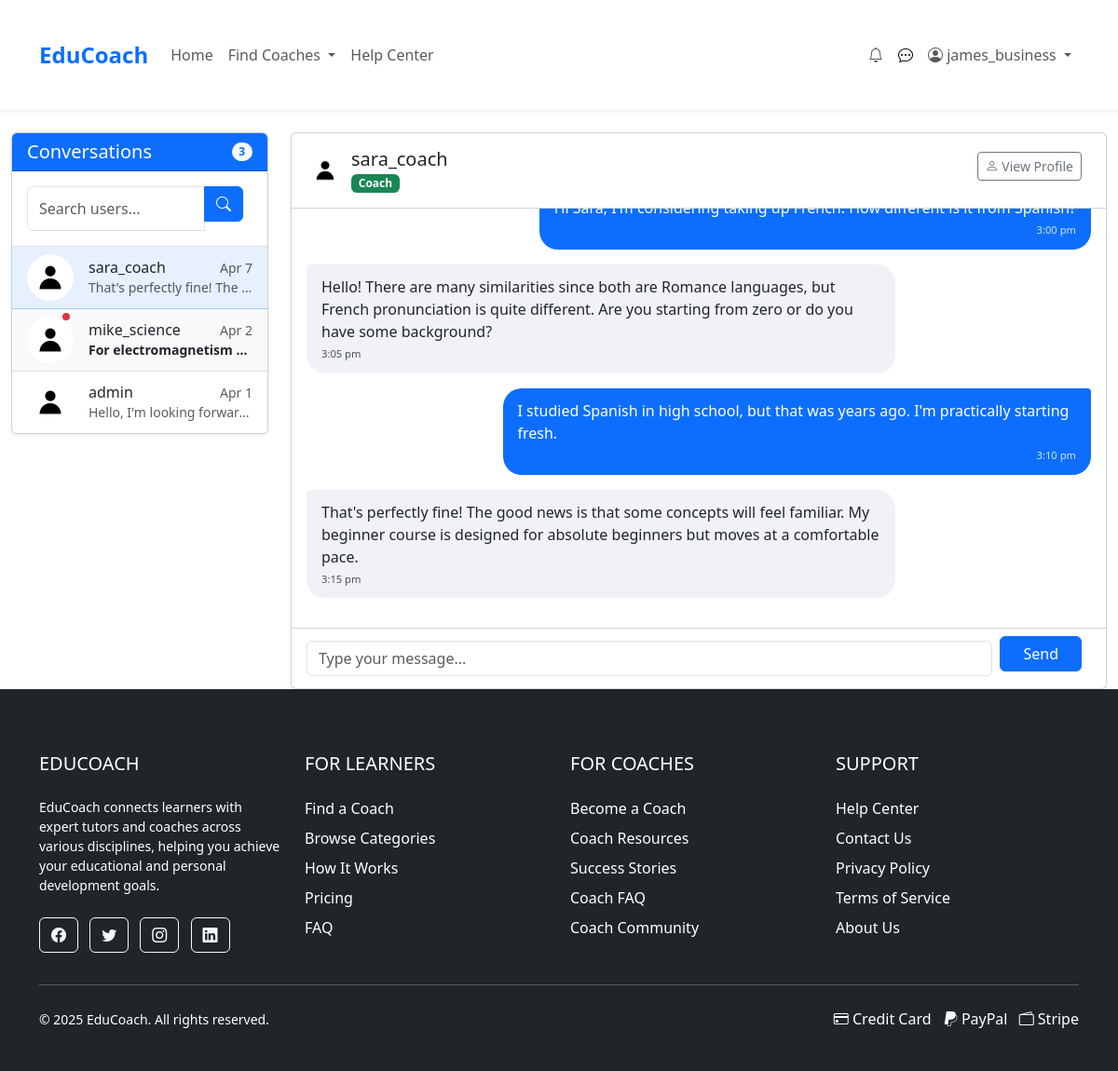
Screenshot of /pages/messages.php?user=3 (signed in) with the database file from the repository.
### tables this page shows
CREATE TABLE IF NOT EXISTS Coaches (
    coach_id INT PRIMARY KEY AUTO_INCREMENT,
    user_id INT,
    headline VARCHAR(255),  
    about_me TEXT,  
    experience VARCHAR(50),  
    hourly_rate DECIMAL(8,2),  
    video_url VARCHAR(255),  
    custom_category VARCHAR(100) NULL,  
    rating DECIMAL(3,2) DEFAULT 0,
    created_at TIMESTAMP DEFAULT CURRENT_TIMESTAMP
);

CREATE TABLE IF NOT EXISTS Users (
    user_id INT PRIMARY KEY AUTO_INCREMENT,
    username VARCHAR(50) NOT NULL,
    email VARCHAR(100) NOT NULL UNIQUE,
    password_hash VARCHAR(255) NOT NULL,
    user_type ENUM('regular', 'business', 'admin') DEFAULT 'regular',
    profile_image VARCHAR(255),
    bio TEXT,
    created_at TIMESTAMP DEFAULT CURRENT_TIMESTAMP,
    is_banned BOOLEAN DEFAULT FALSE,
    reset_token VARCHAR(64) DEFAULT NULL,
    reset_expires DATETIME DEFAULT NULL,
    last_login DATETIME DEFAULT NULL
);

CREATE TABLE IF NOT EXISTS Messages (
    message_id INT PRIMARY KEY AUTO_INCREMENT,
    sender_id INT,
    receiver_id INT,
    inquiry_id INT,
    content TEXT,
    created_at TIMESTAMP DEFAULT CURRENT_TIMESTAMP,
    is_read BOOLEAN DEFAULT FALSE,
    status ENUM('pending', 'approved', 'rejected') DEFAULT 'approved'
);

### includes/message_functions.php (called while the page is built, shortened)
<?php
function getUserConversations($pdo, $user_id) {
    try {
        $stmt = $pdo->prepare("
            SELECT DISTINCT
                CASE
                    WHEN m.sender_id = ? THEN m.receiver_id
                    ELSE m.sender_id
                END as other_user_id,
                u.username,
                u.profile_image,
                (SELECT COUNT(*) FROM Messages
                 WHERE receiver_id = ?
                 AND sender_id = other_user_id
                 AND is_read = 0
                 AND status = 'approved') as unread_count,
                (SELECT content FROM Messages
                 WHERE (sender_id = ? AND receiver_id = other_user_id)
                 OR (sender_id = other_user_id AND receiver_id = ?)
                 AND status = 'approved'
                 ORDER BY created_at DESC LIMIT 1) as last_message,
                (SELECT created_at FROM Messages
                 WHERE (sender_id = ? AND receiver_id = other_user_id)
                 OR (sender_id = other_user_id AND receiver_id = ?)
                 AND status = 'approved'
                 ORDER BY created_at DESC LIMIT 1) as last_message_time
            FROM Messages m
            JOIN Users u ON u.user_id =
                CASE
                    WHEN m.sender_id = ? THEN m.receiver_id
                    ELSE m.sender_id
                END
            WHERE (m.sender_id = ? OR m.receiver_id = ?)
            AND m.status = 'approved'
            ORDER BY last_message_time DESC
        ");
        $stmt->execute([
            $user_id, $user_id, $user_id, $user_id,
            $user_id, $user_id, $user_id, $user_id, $user_id
        ]);
        return $stmt->fetchAll(PDO::FETCH_ASSOC);
    } catch (PDOException $e) {
        error_log("Error getting user conversations: " . $e->getMessage());
        return [];
    }
}
function getConversationMessages($pdo, $user_id, $other_user_id) {
    try {
        $stmt = $pdo->prepare("
            SELECT m.*, u.username
            FROM Messages m
            JOIN Users u ON u.user_id = m.sender_id
            WHERE ((m.sender_id = ? AND m.receiver_id = ?)
            OR (m.sender_id = ? AND m.receiver_id = ?))
            AND m.status = 'approved'
            ORDER BY m.created_at ASC
        ");
        $stmt->execute([$user_id, $other_user_id, $other_user_id, $user_id]);
        return $stmt->fetchAll(PDO::FETCH_ASSOC);
    } catch (PDOException $e) {
        error_log("Error getting conversation messages: " . $e->getMessage());
        return [];
    }
}

### pages/messages.php (the view, shortened to what this page needs)
<?php
require __DIR__ . '/../includes/db_connection.php';
require __DIR__ . '/../includes/message_functions.php';
$user_id = $_SESSION['user_id'];
$selected_user_id = isset($_GET['user']) ? (int)$_GET['user'] : null;
$selected_user = null;
$messages = [];
try {
    $conversations = getUserConversations($pdo, $user_id);
    if ($selected_user_id) {
    $stmt = $pdo->prepare("
            SELECT u.user_id, u.username, u.profile_image, c.coach_id
            FROM Users u
            LEFT JOIN Coaches c ON u.user_id = c.user_id
            WHERE u.user_id = ?
        ");
        $stmt->execute([$selected_user_id]);
        $selected_user = $stmt->fetch(PDO::FETCH_ASSOC);
        if ($selected_user) {
            $messages = getConversationMessages($pdo, $user_id, $selected_user_id);
        }
    }
} catch (PDOException $e) {
    $error = 'Database error: ' . $e->getMessage();
}
include __DIR__ . '/../includes/header.php';
?>
<div class="container-fluid mt-4">
    <div class="row">
        <div class="col-md-4 col-lg-3 mb-4">
            <div class="card shadow-sm">
                <div class="card-header bg-primary text-white d-flex justify-content-between align-items-center">
                    <h5 class="mb-0">Conversations</h5>
                    <span class="badge bg-light text-primary rounded-pill"><?= count($conversations) ?></span>
                </div>
                <div class="p-3 border-bottom">
                    <form action="search_users.php" method="GET" class="mb-0">
                        <div class="input-group">
                            <input type="text" class="form-control" name="search" placeholder="Search users..." aria-label="Search users">
                            <button class="btn btn-primary" type="submit">
                                <i class="bi bi-search"></i>
                            </button>
                        </div>
                    </form>
                </div>
                <div class="overflow-auto" style="max-height: calc(100vh - 250px);">
                    <?php if (empty($conversations)): ?>
                        <div class="p-4 text-center text-muted">
                            <div class="mb-3">
                                <i class="bi bi-chat-square-text" style="font-size: 2rem;"></i>
                            </div>
                            <p>No conversations yet</p>
                            <a href="search_users.php" class="btn btn-sm btn-outline-primary">Find someone to message</a>
                        </div>
                    <?php else: ?>
                        <div class="list-group list-group-flush" id="messageList">
                        <?php foreach ($conversations as $conv): ?>
                                <a href="?user=<?= $conv['other_user_id'] ?>"
                                   class="list-group-item list-group-item-action <?= $selected_user_id == $conv['other_user_id'] ? 'active' : '' ?> <?= $conv['unread_count'] > 0 && $selected_user_id != $conv['other_user_id'] ? 'bg-light' : '' ?>">
                                    <div class="d-flex align-items-center">
                                        <div class="flex-shrink-0 position-relative">
                                            <?php
                                            $profile_image = !empty($conv['profile_image']) ? $conv['profile_image'] : 'default.jpg';
                                            $image_path = "../assets/images/profiles/{$profile_image}";
                                            ?>
                                            <img src="<?= $image_path ?>" alt="Profile" class="rounded-circle" style="width: 50px; height: 50px; object-fit: cover;">
                                            <?php if ($conv['unread_count'] > 0 && $selected_user_id != $conv['other_user_id']): ?>
                                                <span class="position-absolute top-0 end-0 translate-middle p-1 bg-danger rounded-circle">
                                                </span>
                                <?php endif; ?>
                                        </div>
                                        <div class="ms-3 flex-grow-1 overflow-hidden">
                                            <div class="d-flex justify-content-between align-items-center">
                                                <h6 class="mb-0 text-truncate" style="max-width: 130px;"><?= htmlspecialchars($conv['username']) ?></h6>
                                                <small class="text-muted"><?= get_time_ago(strtotime($conv['last_message_time'])) ?></small>
                                            </div>
                                            <p class="mb-0 small text-truncate <?= $conv['unread_count'] > 0 && $selected_user_id != $conv['other_user_id'] ? 'fw-bold' : 'text-muted' ?>">
                                                <?= !empty($conv['last_message']) ? htmlspecialchars($conv['last_message']) : 'No messages yet' ?>
                                            </p>
                                        </div>
                                    </div>
                            </a>
                        <?php endforeach; ?>
                    </div>
                    <?php endif; ?>
                </div>
            </div>
        </div>
        <div class="col-md-8 col-lg-9">
            <div class="card shadow-sm h-100">
                <?php if ($selected_user): ?>
                    <div class="card-header bg-white py-3 d-flex justify-content-between align-items-center">
                        <div class="d-flex align-items-center">
                            <?php
                            $profile_image = !empty($selected_user['profile_image']) ? $selected_user['profile_image'] : 'default.jpg';
                            $image_path = "../assets/images/profiles/{$profile_image}";
                            ?>
                            <img src="<?= $image_path ?>" alt="Profile" class="rounded-circle" style="width: 40px; height: 40px; object-fit: cover;">
                            <div class="ms-2">
                                <h5 class="mb-0"><?= htmlspecialchars($selected_user['username']) ?></h5>
                                <?php if (!empty($selected_user['coach_id'])): ?>
                                    <span class="badge bg-success">Coach</span>
                                <?php endif; ?>
                            </div>
                        </div>
                        <div>
                            <a href="<?= $selected_user['coach_id'] ? "coach-profile.php?id={$selected_user['coach_id']}" : "profile.php?id={$selected_user['user_id']}" ?>" class="btn btn-sm btn-outline-secondary">
                                <i class="bi bi-person"></i> View Profile
                            </a>
                        </div>
                    </div>
                    <div class="card-body p-3 overflow-auto d-flex flex-column" id="messageContainer" style="height: calc(100vh - 350px); min-height: 300px;">
                        <?php if (empty($messages)): ?>
                            <div class="text-center text-muted my-auto">
                                <div class="mb-3">
                                    <i class="bi bi-chat-dots" style="font-size: 3rem;"></i>
                                </div>
                                <h5>No messages yet</h5>
                                <p>Send a message to start the conversation!</p>
                            </div>
                        <?php else: ?>
                            <div class="d-flex flex-column-reverse flex-grow-1">
                                <div>
                                    <?php
                                    foreach ($messages as $message):
                                    ?>
                                        <div id="msg-<?= $message['message_id'] ?>" class="message <?= $message['sender_id'] == $user_id ? 'outgoing' : 'incoming' ?> mb-3">
                                            <div class="message-bubble">
                                                <?= htmlspecialchars($message['content']) ?>
                                                <div class="message-time">
                                                    <?= date('g:i a', strtotime($message['created_at'])) ?>
                                                </div>
                                            </div>
                                        </div>
                                    <?php endforeach; ?>
                                </div>
                            </div>
                        <?php endif; ?>
                    </div>
                    <div class="card-footer bg-white">
                        <form id="messageForm" class="d-flex align-items-center">
                            <input type="text" name="content" class="form-control me-2"
                                placeholder="Type your message..." autocomplete="off" required>
                            <button type="submit" class="btn btn-primary px-4">
                                Send
                            </button>
                        </form>
                    </div>
                <?php endif; ?>
            </div>
        </div>
    </div>
</div>
<?php
function get_time_ago($timestamp) {
    $now = time();
    $diff = $now - $timestamp;
    return date('M j', $timestamp);
}
include __DIR__ . '/../includes/footer.php';
?>

### assets/css/styles.css (style rules this page uses)
body { font-family: 'Arial', sans-serif; color: #333; line-height: 1.6; }
.card { border-radius: 8px; overflow: hidden; transition: transform 0.3s, box-shadow 0.3s; }
.btn-primary { background-color: #0d6efd; border-color: #0d6efd; }
.btn { margin-right: 10px; margin-bottom: 10px; }

### pages/messages.php (style rules this page uses)
.message { max-width: 75%; clear: both; position: relative; }
.message.outgoing { float: right; margin-left: auto; }
.message.incoming { float: left; margin-right: auto; }
.message-bubble { padding: 0.75rem 1rem; border-radius: 1.25rem; position: relative; word-wrap: break-word; }
.outgoing .message-bubble { background-color: #0d6efd; color: white; border-top-right-radius: 0.25rem; }
.incoming .message-bubble { background-color: #f0f2f5; color: #212529; border-top-left-radius: 0.25rem; }
.message-time { font-size: 0.7rem; margin-top: 0.25rem; opacity: 0.8; }
.outgoing .message-time { text-align: right; }
.list-group-item.active { background-color: rgba(13, 110, 253, 0.1); color: #212529; border-color: rgba(13, 110, 253, 0.3); }
.list-group-item.active h6, .list-group-item.active p { color: #212529; }

### rows the page displays
coaches: user.username "sara_coach"
messages: created_at "3:00 pm"
messages: content "Hello! There are many similarities since both are Romance languages, but French pronunciation is quite different. Are you starting from zero or do you have some background?", created_at "3:05 pm"
messages: content "I studied Spanish in high school, but that was years ago. I'm practically starting fresh.", created_at "3:10 pm"
messages: content "That's perfectly fine! The good news is that some concepts will feel familiar. My beginner course is designed for absolute beginners but moves at a comfortable pace.", created_at "3:15 pm"

### other values shown
$_SESSION['username'] "james_business"
count($conversations) "3"
$conv['username'] "sara_coach"
get_time_ago(strtotime($conv['last_message_time'])) "Apr 7"
$conv['last_message'] "That's perfectly fine! The…"
$conv['username'] "mike_science"
get_time_ago(strtotime($conv['last_message_time'])) "Apr 2"
$conv['last_message'] "For electromagnetism…"
$conv['username'] "admin"
get_time_ago(strtotime($conv['last_message_time'])) "Apr 1"
$conv['last_message'] "Hello, I'm looking forwar…"
